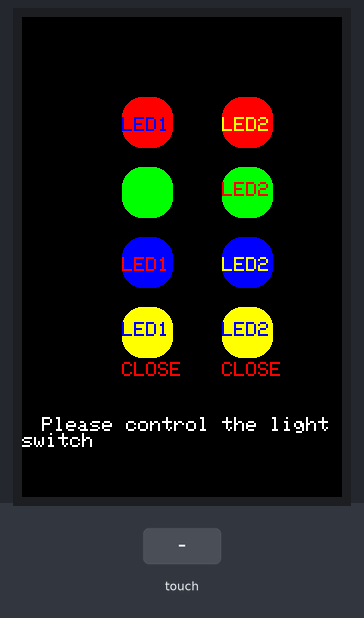
This sketch was run on a simulated Arduino Uno, built with avr-gcc and run on an emulated ATmega328P. Parts: 320×480 colour display. The inputs (shaded band) are chosen by the test bench. What the sketch prints to the serial monitor is not drawn.

Above: at 1.5 s.

The sketch:

touch.ino
```cpp
#include "LCDWIKI_GUI.h"//Core graphics library
#include "LCDWIKI_SPI.h"//Hardware-specific library
#include "LCDWIKI_TOUCH.h" //touch screen library

#define MODEL ST7796S
#define CS   A5
#define CD   A3
#define RST  A4
#define LED  A0
#define TCS   45
#define TCLK  46
#define TDOUT 47
#define TDIN  48
#define TIRQ  49
LCDWIKI_SPI my_lcd(MODEL, CS, CD, RST, LED);
LCDWIKI_TOUCH my_touch(TCS, TCLK, TDOUT, TDIN, TIRQ);
#define  BLACK   0x0000
#define BLUE    0x001F
#define RED     0xF800
#define GREEN   0x07E0
#define CYAN    0x07FF
#define MAGENTA 0xF81F
#define YELLOW  0xFFE0
#define WHITE   0xFFFF
uint16_t color_mask[] = {0xF800, 0xFFE0, 0x07E0, 0x07FF, 0x001F, 0xF81F}; //color select
#define COLORBOXSIZE my_lcd.Get_Display_Width()/6
#define PENBOXSIZE my_lcd.Get_Display_Width()/4

int16_t old_color, current_color, flag_colour;
int16_t old_pen, current_pen, flag_pen;
boolean show_flag = true;

void show_string(uint8_t *str, int16_t x, int16_t y, uint8_t csize, uint16_t fc, uint16_t bc, boolean mode)
{

  my_lcd.Set_Text_Mode(mode);
  my_lcd.Set_Text_Size(csize);
  my_lcd.Set_Text_colour(fc);
  my_lcd.Set_Text_Back_colour(bc);
  my_lcd.Print_String(str, x, y);
}
int x=100;
void button1(void)//对button两个按钮定义，同一横排y轴相同，x不同
{
  my_lcd.Set_Draw_color(GREEN);//底色
  my_lcd.Fill_Round_Rectangle(100, 150, 150, 200, 20); //距左  上   横向   纵向  四周边角设计
  my_lcd.Fill_Round_Rectangle(200, 150, 250 , 200, 20); //距左  上   横向   纵向  四周边角设计
  show_string("LED1", 100, x, 2, BLUE, BLACK, 1); //文字
  show_string("LED2", 200, 165, 2, RED, BLACK, 1);
}

void button2(void)
{
  my_lcd.Set_Draw_color(RED);
  my_lcd.Fill_Round_Rectangle(100, 80, 150, 130, 20);
  my_lcd.Fill_Round_Rectangle(200, 80, 250 , 130, 20);
  show_string("LED1", 100, 100, 2, BLUE, BLACK, 1);
  show_string("LED2", 200, 100, 2, YELLOW, BLACK, 1);

}
void button3(void)
{
  my_lcd.Set_Draw_color(BLUE);
  my_lcd.Fill_Round_Rectangle(100, 220, 150, 270, 20);
  my_lcd.Fill_Round_Rectangle(200, 220, 250 , 270, 20);
  show_string("LED1", 100, 240, 2, RED, BLACK, 1);
  show_string("LED2", 200, 240, 2, YELLOW, BLACK, 1);

}
void button4(void)
{
  my_lcd.Set_Draw_color(YELLOW);
  my_lcd.Fill_Round_Rectangle(100, 290, 150, 340, 20);
  my_lcd.Fill_Round_Rectangle(200, 290, 250 , 340, 20);
  show_string("LED1", 100, 305, 2, BLUE, WHITE, 1);
  show_string("LED2", 200, 305, 2, BLUE, WHITE, 1);
  show_string("CLOSE", 100, 345, 2, RED, WHITE, 1);
  show_string("CLOSE", 200, 345, 2, RED, WHITE, 1);
  show_string("Please control the light switch", 20, 400, 2, WHITE, WHITE, 1);
}

void setup(void)
{

  my_lcd.Init_LCD();
  my_lcd.Set_Rotation(0);
  my_touch.TP_Set_Rotation(3);
  my_touch.TP_Init(my_lcd.Get_Rotation(), my_lcd.Get_Display_Width(), my_lcd.Get_Display_Height());
  my_lcd.Fill_Screen(BLACK);
  button1();
  button2();
  button3();
  button4();
  current_color = RED;
  current_pen = 0;
  Serial.begin(38400);
}

void loop()
{
comme:
  my_touch.TP_Scan(0);
  if (my_touch.TP_Get_State()&TP_PRES_DOWN)//如果有触摸
  {
    Serial.println(my_touch.y);//打印坐标
    Serial.println(my_touch.x);
    //对button1区域两个按钮触发点击范围判断
    if ((my_touch.y > 150) && (my_touch.y < 200))
    {
      if (((my_touch.x > 100) && (my_touch.x < 150)) && !flag_pen)
      {
        Serial.println("1");//传给zigbee，串口透传，zigbee终端收到消息发给uno，uno控制灯
        delay(300);
      }
      if (((my_touch.x > 200) && (my_touch.x < 250)) && !flag_pen)
      {

        Serial.println("2");
        delay(300);

      }
    }

    //对button2区域两个按钮触发点击范围判断
    if ((my_touch.y > 80) && (my_touch.y < 110))
    {
      if (((my_touch.x > 100) && (my_touch.x < 130)) && !flag_pen)
      {

        Serial.println("3");
        delay(300);

      }
      if (((my_touch.x > 200) && (my_touch.x < 250)) && !flag_pen)
      {

        Serial.println("4");
        delay(300);
      }
    }
    //对button3区域两个按钮触发点击范围判断
    if ((my_touch.y > 220) && (my_touch.y < 260))
    {
      if (((my_touch.x > 80) && (my_touch.x < 130)) && !flag_pen)
      {

        Serial.println("5");
        delay(300);

      }
      if (((my_touch.x > 200) && (my_touch.x < 250)) && !flag_pen)
      {

        Serial.println("6");
        delay(300);
      }
    }
    //对button4区域两个按钮触发点击范围判断
    if ((my_touch.y > 300) && (my_touch.y < 340))
    {
      if (((my_touch.x > 80) && (my_touch.x < 130)) && !flag_pen)
      {

        Serial.println("7");
        delay(300);

      }
      if (((my_touch.x > 200) && (my_touch.x < 250)) && !flag_pen)
      {

        Serial.println("8");
        delay(300);
      }
    }
  }
}
```

Source omitted: LCDWIKI_font.c (data table, 8638 bytes)
